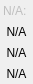
<?xml version="1.0" encoding="UTF-8"?>
<ui version="4.0">
 <class>CPOrientationPlugin</class>
 <widget class="QWidget" name="CPOrientationPlugin">
  <property name="geometry">
   <rect>
    <x>0</x>
    <y>0</y>
    <width>33</width>
    <height>84</height>
   </rect>
  </property>
  <property name="minimumSize">
   <size>
    <width>33</width>
    <height>84</height>
   </size>
  </property>
  <property name="windowTitle">
   <string>CPOrientation</string>
  </property>
  <layout class="QGridLayout" name="gridLayout">
   <property name="margin">
    <number>0</number>
   </property>
   <property name="spacing">
    <number>0</number>
   </property>
   <item row="0" column="0">
    <widget class="QLabel" name="label">
     <property name="enabled">
      <bool>false</bool>
     </property>
     <property name="text">
      <string>N/A: </string>
     </property>
     <property name="alignment">
      <set>Qt::AlignCenter</set>
     </property>
    </widget>
   </item>
   <item row="1" column="0">
    <widget class="QLabel" name="xValue">
     <property name="text">
      <string>N/A</string>
     </property>
     <property name="alignment">
      <set>Qt::AlignCenter</set>
     </property>
    </widget>
   </item>
   <item row="2" column="0">
    <widget class="QLabel" name="yValue">
     <property name="text">
      <string>N/A</string>
     </property>
     <property name="alignment">
      <set>Qt::AlignCenter</set>
     </property>
    </widget>
   </item>
   <item row="3" column="0">
    <widget class="QLabel" name="zValue">
     <property name="text">
      <string>N/A</string>
     </property>
     <property name="alignment">
      <set>Qt::AlignCenter</set>
     </property>
    </widget>
   </item>
  </layout>
 </widget>
 <layoutdefault spacing="6" margin="11"/>
 <resources/>
 <connections/>
 <slots>
  <slot>nukeNodelet()</slot>
 </slots>
</ui>
